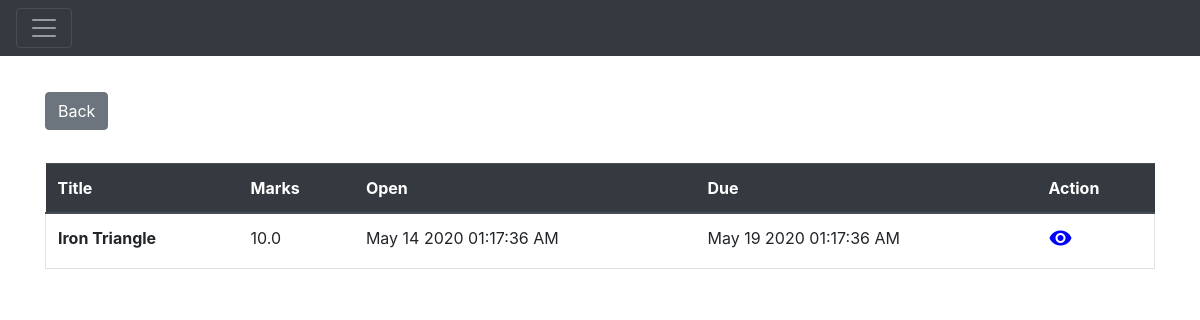
Page /assignments/1 (signed in) on the earlier database version.
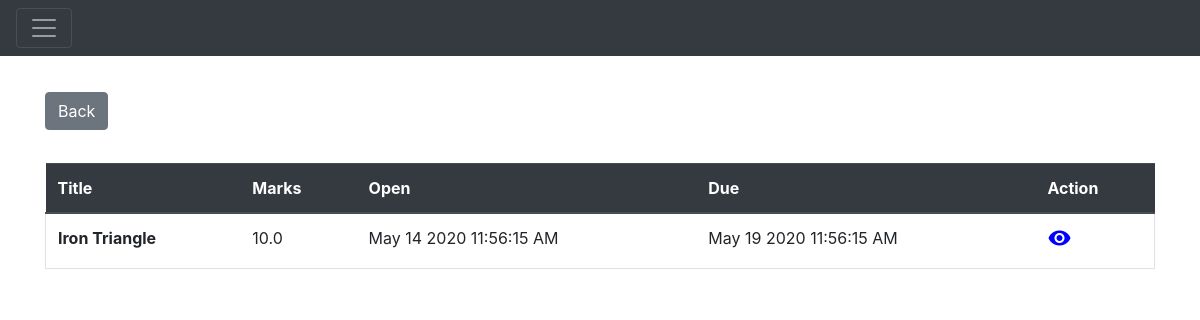
Same page on the later database version.
### Application/models.py (models this page shows)
class Assignment(db.Model):
    __tablename__ = "assignments"
    assignmentId = db.Column(
        db.Integer,
        primary_key=True,
        autoincrement=True
    )
    assignmentName = db.Column(
        db.String(120),
        nullable=False
    )
    assignmentDesc = db.Column(
        db.String(255),
        nullable=False
    )
    assignmentDeadline = db.Column(
        db.DateTime
    )
    courseId = db.Column(db.Integer, db.ForeignKey('courses.courseId'))
    course = relationship("Course", backref="assignments")
    totalMarks = db.Column(db.Float, nullable=False)
    uploadDateTime = db.Column(db.DateTime, nullable=False)

### Application/assignments.py (the view)
@app.route('/assignments/<id>', methods=['GET'])
def getAssignmentsByCourse(id):
    assignments = models.Assignment.query.filter_by(courseId=id).all()
    enrollment = models.Enrollment.query.filter_by(courseId=id, userId=session['id']).first()
    isTeacher = enrollment.enrollmentRole == models.EnrollmentRole.Teacher
    filteredAssignments = []
    for ass in assignments:
        if ass.course.courseId == int(id):
            filteredAssignments.append(ass)
    return render_template('assignments.html', assignments=filteredAssignments, course_id=id, isTeacher=isTeacher)

### Application/templates/assignments.html (shortened to what this page needs)
{% extends 'main.html' %}
{% block head %}
{{ super() }}
{% endblock %}
{% block body %}
{{ super() }}
<div class="container" style="margin-top: 3%">
        <a class="btn btn-secondary" href={{ url_for('coursesite' ,id=course_id) }}>Back</a>
    <table class="table" style="margin-top: 3%">
        <thead class="thead-dark">
        <tr>
            <th scope="col">Title</th>
            <th scope="col">Marks</th>
            <th scope="col">Open</th>
            <th scope="col">Due</th>
            <th scope="col">Action</th>
        </tr>
        </thead>
        <tbody>
        {% for assignment in assignments %}
        <tr class="border">
            <th scope="row">{{assignment.assignmentName}}</th>
            <td>{{assignment.totalMarks}}</td>
            <td>{{assignment.uploadDateTime.strftime("%b %d %Y %r")}}</td>
            <td>{{assignment.assignmentDeadline.strftime("%b %d %Y %r")}}</td>
            <td>
                <a href={{ url_for('getAssignmentDetailById',id=assignment.assignmentId) }}>
                    <i class="material-icons md-48" style="color:blue;">visibility</i>
                </a>
            </td>
        </tr>
        {% endfor %}
        </tbody>
    </table>
</div>
{% endblock %}

Differences in the rows shown:
changed Assignment "Iron Triangle": uploadDateTime "May 14 2020 01:17:36 AM" → "May 14 2020 11:56:15 AM"; assignmentDeadline "May 19 2020 01:17:36 AM" → "May 19 2020 11:56:15 AM"
